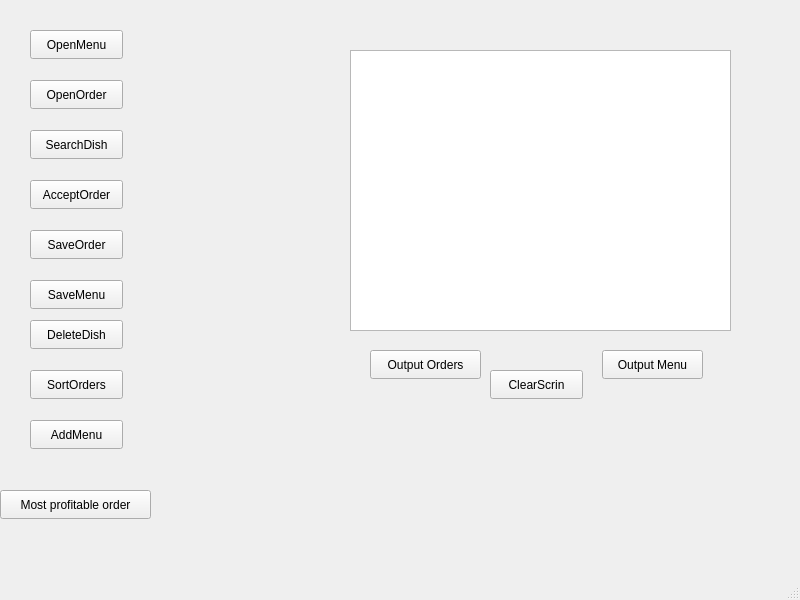
<?xml version="1.0" encoding="UTF-8"?>
<ui version="4.0">
 <class>MainWindow</class>
 <widget class="QMainWindow" name="MainWindow">
  <property name="geometry">
   <rect>
    <x>0</x>
    <y>0</y>
    <width>800</width>
    <height>600</height>
   </rect>
  </property>
  <property name="windowTitle">
   <string>MainWindow</string>
  </property>
  <widget class="QWidget" name="centralwidget">
   <widget class="QPushButton" name="pushButton">
    <property name="geometry">
     <rect>
      <x>30</x>
      <y>30</y>
      <width>93</width>
      <height>29</height>
     </rect>
    </property>
    <property name="text">
     <string>OpenMenu</string>
    </property>
   </widget>
   <widget class="QPushButton" name="pushButton_2">
    <property name="geometry">
     <rect>
      <x>30</x>
      <y>80</y>
      <width>93</width>
      <height>29</height>
     </rect>
    </property>
    <property name="text">
     <string>OpenOrder</string>
    </property>
   </widget>
   <widget class="QPushButton" name="pushButton_3">
    <property name="geometry">
     <rect>
      <x>30</x>
      <y>130</y>
      <width>93</width>
      <height>29</height>
     </rect>
    </property>
    <property name="text">
     <string>SearchDish</string>
    </property>
   </widget>
   <widget class="QPushButton" name="pushButton_4">
    <property name="geometry">
     <rect>
      <x>30</x>
      <y>180</y>
      <width>93</width>
      <height>29</height>
     </rect>
    </property>
    <property name="text">
     <string>AcceptOrder</string>
    </property>
   </widget>
   <widget class="QPushButton" name="pushButton_5">
    <property name="geometry">
     <rect>
      <x>30</x>
      <y>230</y>
      <width>93</width>
      <height>29</height>
     </rect>
    </property>
    <property name="text">
     <string>SaveOrder</string>
    </property>
   </widget>
   <widget class="QPushButton" name="pushButton_6">
    <property name="geometry">
     <rect>
      <x>30</x>
      <y>280</y>
      <width>93</width>
      <height>29</height>
     </rect>
    </property>
    <property name="text">
     <string>SaveMenu</string>
    </property>
   </widget>
   <widget class="QPushButton" name="pushButton_7">
    <property name="geometry">
     <rect>
      <x>30</x>
      <y>320</y>
      <width>93</width>
      <height>29</height>
     </rect>
    </property>
    <property name="text">
     <string>DeleteDish</string>
    </property>
   </widget>
   <widget class="QPushButton" name="pushButton_8">
    <property name="geometry">
     <rect>
      <x>30</x>
      <y>370</y>
      <width>93</width>
      <height>29</height>
     </rect>
    </property>
    <property name="text">
     <string>SortOrders</string>
    </property>
   </widget>
   <widget class="QListWidget" name="listWidget">
    <property name="geometry">
     <rect>
      <x>350</x>
      <y>50</y>
      <width>381</width>
      <height>281</height>
     </rect>
    </property>
   </widget>
   <widget class="QPushButton" name="pushButton_9">
    <property name="geometry">
     <rect>
      <x>370</x>
      <y>350</y>
      <width>111</width>
      <height>29</height>
     </rect>
    </property>
    <property name="text">
     <string>Output Orders</string>
    </property>
   </widget>
   <widget class="QPushButton" name="pushButton_10">
    <property name="geometry">
     <rect>
      <x>30</x>
      <y>420</y>
      <width>93</width>
      <height>29</height>
     </rect>
    </property>
    <property name="text">
     <string>AddMenu</string>
    </property>
   </widget>
   <widget class="QPushButton" name="pushButton_11">
    <property name="geometry">
     <rect>
      <x>602</x>
      <y>350</y>
      <width>101</width>
      <height>29</height>
     </rect>
    </property>
    <property name="text">
     <string>Output Menu</string>
    </property>
   </widget>
   <widget class="QPushButton" name="pushButton_12">
    <property name="geometry">
     <rect>
      <x>0</x>
      <y>490</y>
      <width>151</width>
      <height>29</height>
     </rect>
    </property>
    <property name="text">
     <string>Most profitable order</string>
    </property>
   </widget>
   <widget class="QPushButton" name="pushButton_13">
    <property name="geometry">
     <rect>
      <x>490</x>
      <y>370</y>
      <width>93</width>
      <height>29</height>
     </rect>
    </property>
    <property name="text">
     <string>ClearScrin</string>
    </property>
   </widget>
  </widget>
  <widget class="QMenuBar" name="menubar">
   <property name="geometry">
    <rect>
     <x>0</x>
     <y>0</y>
     <width>800</width>
     <height>26</height>
    </rect>
   </property>
  </widget>
  <widget class="QStatusBar" name="statusbar"/>
 </widget>
 <resources/>
 <connections/>
</ui>
